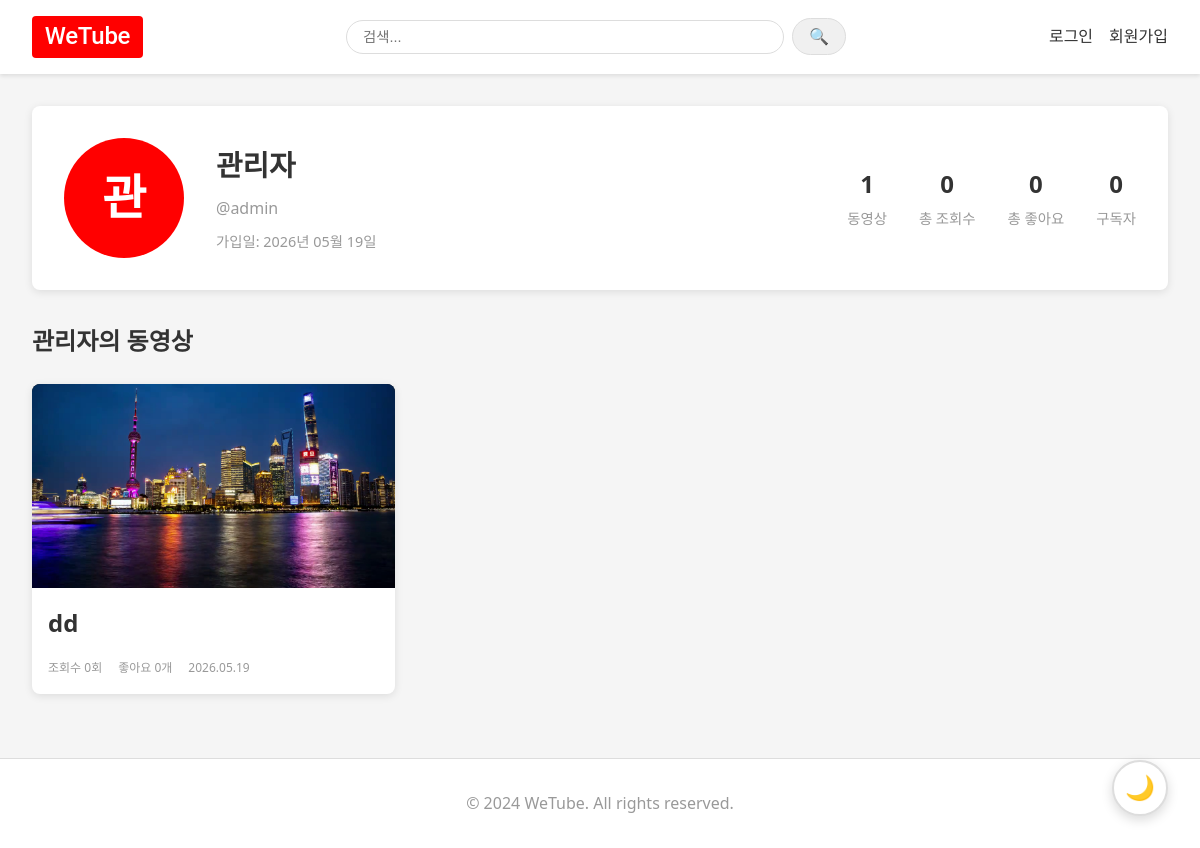
Screenshot of /user/admin with the database file from the repository.
### app/models.py (models this page shows, shortened)
class User(UserMixin, db.Model):
    __tablename__ = 'users'
    id = db.Column(db.Integer, primary_key=True)
    username = db.Column(db.String(80), unique=True, nullable=False, index=True)
    email = db.Column(db.String(120), unique=True, nullable=False, index=True)
    password_hash = db.Column(db.String(255), nullable=False)
    nickname = db.Column(db.String(80), nullable=True)
    profile_image = db.Column(db.String(255), nullable=True)  # 프로필 이미지 경로 또는 Cloudinary URL
    profile_image_public_id = db.Column(db.String(255), nullable=True)  # Cloudinary 프로필 이미지 public_id
    is_admin = db.Column(db.Boolean, default=False, nullable=False)  # 관리자 여부
    created_at = db.Column(db.DateTime, default=datetime.utcnow)
    updated_at = db.Column(db.DateTime, default=datetime.utcnow, onupdate=datetime.utcnow)
    videos = db.relationship('Video', backref='author', lazy='dynamic', cascade='all, delete-orphan')
    comments = db.relationship('Comment', backref='author', lazy='dynamic', cascade='all, delete-orphan')
    liked_videos = db.relationship(
        'Video',
        secondary='video_likes',
        backref=db.backref('liked_by_users', lazy='dynamic'),
        lazy='dynamic'
    )
    subscribed_to = db.relationship(
        'User',
        secondary='subscriptions',
        primaryjoin='User.id==subscriptions.c.subscriber_id',
        secondaryjoin='User.id==subscriptions.c.subscribed_to_id',
        backref=db.backref('subscribers', lazy='dynamic'),
        lazy='dynamic'
    )

class Video(db.Model):
    __tablename__ = 'videos'
    id = db.Column(db.Integer, primary_key=True)
    title = db.Column(db.String(200), nullable=False)
    description = db.Column(db.Text, nullable=True)
    video_path = db.Column(db.String(500), nullable=False)  # 비디오 파일 경로 또는 Cloudinary URL
    thumbnail_path = db.Column(db.String(500), nullable=True)  # 썸네일 이미지 경로 또는 Cloudinary URL
    category = db.Column(db.String(50), nullable=True, index=True)  # 비디오 카테고리
    duration = db.Column(db.Integer, nullable=True)  # 재생 시간 (초)
    views = db.Column(db.Integer, default=0)  # 조회수
    likes = db.Column(db.Integer, default=0)  # 좋아요 수
    user_id = db.Column(db.Integer, db.ForeignKey('users.id'), nullable=False)
    created_at = db.Column(db.DateTime, default=datetime.utcnow, index=True)
    updated_at = db.Column(db.DateTime, default=datetime.utcnow, onupdate=datetime.utcnow)
    video_public_id = db.Column(db.String(255), nullable=True)  # Cloudinary 비디오 public_id
    thumbnail_public_id = db.Column(db.String(255), nullable=True)  # Cloudinary 썸네일 public_id
    def get_thumbnail_url(self):
        if not self.thumbnail_path:
            return None
        if self.thumbnail_path.startswith('http://') or self.thumbnail_path.startswith('https://'):
            return self.thumbnail_path
        from flask import url_for
        return url_for('uploads.serve_thumbnail', filename=self.thumbnail_path)
    comments = db.relationship('Comment', backref='video', lazy='dynamic', cascade='all, delete-orphan')
    tags = db.relationship(
        'Tag',
        secondary='video_tags',
        backref=db.backref('videos', lazy='dynamic'),
        lazy='dynamic'
    )

### app/routes/main.py (the view)
@main_bp.route('/user/<username>')
def user_profile(username):
    user = User.query.filter_by(username=username).first_or_404()
    page = request.args.get('page', 1, type=int)
    videos = Video.query.options(
        joinedload(Video.author)
    ).filter_by(user_id=user.id)\
        .order_by(Video.created_at.desc())\
        .paginate(
            page=page,
            per_page=Config.VIDEOS_PER_PAGE,
            error_out=False
        )
    total_views = db.session.query(func.sum(Video.views))\
        .filter_by(user_id=user.id).scalar() or 0
    total_likes = db.session.query(func.sum(Video.likes))\
        .filter_by(user_id=user.id).scalar() or 0
    video_count = videos.total
    is_subscribed = False
    if current_user.is_authenticated:
        is_subscribed = current_user.is_subscribed_to(user)
    subscriber_count = user.subscribers.count()
    return render_template(
        'main/user_profile.html',
        profile_user=user,
        videos=videos,
        total_views=total_views,
        total_likes=total_likes,
        video_count=video_count,
        is_subscribed=is_subscribed,
        subscriber_count=subscriber_count
    )

### app/templates/main/user_profile.html (shortened to what this page needs)
{% extends "base.html" %}
{% block content %}
<div class="container">
    <div class="profile-header">
        <div class="profile-avatar-section">
            {% if profile_user.profile_image %}
                <img src="{{ profile_user.get_profile_image_url() }}"
                     alt="{{ profile_user.nickname or profile_user.username }}"
                     class="profile-avatar">
            {% else %}
                <div class="profile-avatar-placeholder">
                    {{ (profile_user.nickname or profile_user.username)[0] }}
                </div>
            {% endif %}
        </div>
        <div class="profile-info">
            <h1 class="profile-name">{{ profile_user.nickname or profile_user.username }}</h1>
            <p class="profile-username">@{{ profile_user.username }}</p>
            <p class="profile-joined">가입일: {{ profile_user.created_at.strftime('%Y년 %m월 %d일') }}</p>
        </div>
        <div class="profile-stats">
            <div class="stat-item">
                <div class="stat-value">{{ video_count }}</div>
                <div class="stat-label">동영상</div>
            </div>
            <div class="stat-item">
                <div class="stat-value">{{ "{:,}".format(total_views) }}</div>
                <div class="stat-label">총 조회수</div>
            </div>
            <div class="stat-item">
                <div class="stat-value">{{ "{:,}".format(total_likes) }}</div>
                <div class="stat-label">총 좋아요</div>
            </div>
            <div class="stat-item">
                <div class="stat-value" id="subscriber-count">{{ "{:,}".format(subscriber_count) }}</div>
                <div class="stat-label">구독자</div>
            </div>
        </div>
    </div>
    <div class="profile-videos-section">
        <h2 class="section-title">{{ profile_user.nickname or profile_user.username }}의 동영상</h2>
        {% if videos.items %}
            <div class="video-grid">
                {% for video in videos.items %}
                <div class="video-card">
                    <a href="{{ url_for('main.watch', video_id=video.id) }}" class="video-link">
                        <div class="video-thumbnail">
                            {% if video.thumbnail_path %}
                                <img src="{{ video.get_thumbnail_url() }}"
                                     alt="{{ video.title }}"
                                     onerror="this.style.backgroundColor='#ddd'; this.style.display='flex'; this.style.alignItems='center'; this.style.justifyContent='center'; this.innerHTML='썸네일 없음';">
                            {% else %}
                                <div style="width:100%; height:100%; background:#ddd; display:flex; align-items:center; justify-content:center; color:#999;">썸네일 없음</div>
                            {% endif %}
                        </div>
                        <div class="video-info">
                            <h3 class="video-title">{{ video.title }}</h3>
                            <div class="video-meta">
                                <span class="video-views">조회수 {{ video.views }}회</span>
                                <span class="video-likes">좋아요 {{ video.likes }}개</span>
                                <span class="video-date">{{ video.created_at.strftime('%Y.%m.%d') }}</span>
                            </div>
                        </div>
                    </a>
                </div>
                {% endfor %}
            </div>
        {% else %}
            <div class="empty-state">
                <p>아직 업로드한 동영상이 없습니다.</p>
            </div>
        {% endif %}
    </div>
</div>
{% endblock %}

### app/static/css/style.css (style rules this page uses)
* { margin: 0; padding: 0; box-sizing: border-box; }
:root { --bg-color: #f5f5f5; --text-color: #333; --card-bg: #fff; --border-color: #ddd; --nav-bg: #fff; --nav-shadow: rgba(0, 0, 0, 0.1); --input-bg: #fff; --input-border: #ddd; --link-color: #333; --link-hover: #ff0000; --placeholder-color: #999; --secondary-bg: #f0f0f0; --tertiary-bg: #e0e0e0; --hover-bg: #e0e0e0; --table-header-bg: #f5f5f5; --table-hover-bg: #f9f9f9; }
body { font-family: "Segoe UI", Tahoma, Geneva, Verdana, sans-serif; line-height: 1.6; color: var(--text-color); background-color: var(--bg-color); transition: background-color 0.3s, color 0.3s; }
.container { max-width: 1200px; margin: 2rem auto; padding: 0 2rem; }
.video-grid { display: grid; grid-template-columns: repeat(auto-fill, minmax(280px, 1fr)); gap: 1.5rem; margin-bottom: 2rem; }
.video-card { background: var(--card-bg); border-radius: 8px; overflow: hidden; box-shadow: 0 2px 8px rgba(0, 0, 0, 0.1); transition: transform 0.3s, box-shadow 0.3s, background-color 0.3s; }
.video-link { text-decoration: none; color: inherit; display: block; }
.video-thumbnail { width: 100%; aspect-ratio: 16/9; overflow: hidden; background: #000; }
.video-thumbnail img { width: 100%; height: 100%; object-fit: cover; }
.video-info { padding: 1rem; }
.video-title { font-size: 1rem; font-weight: 600; margin-bottom: 0.5rem; color: var(--text-color); display: -webkit-box; -webkit-line-clamp: 2; -webkit-box-orient: vertical; overflow: hidden; }
.video-meta { display: flex; gap: 1rem; font-size: 0.75rem; color: var(--placeholder-color); }
.video-title { font-size: 1.5rem; margin-bottom: 1rem; }
.section-title { font-size: 1.2rem; font-weight: 600; margin-bottom: 1rem; color: var(--text-color); }
.profile-header { background: var(--card-bg); padding: 2rem; border-radius: 8px; margin-bottom: 2rem; display: flex; gap: 2rem; align-items: center; box-shadow: 0 2px 8px rgba(0, 0, 0, 0.1); transition: background-color 0.3s; }
.profile-avatar-section { flex-shrink: 0; }
.profile-avatar-placeholder { width: 120px; height: 120px; border-radius: 50%; background: #ff0000; color: #fff; display: flex; align-items: center; justify-content: center; font-size: 3rem; font-weight: bold; }
.profile-info { flex: 1; }
.profile-name { font-size: 1.8rem; margin: 0 0 0.5rem 0; color: var(--text-color); }
.profile-username { color: var(--placeholder-color); font-size: 1rem; margin: 0 0 0.5rem 0; }
.profile-joined { color: var(--placeholder-color); font-size: 0.9rem; margin: 0; }
.profile-stats { display: flex; gap: 2rem; }
.stat-item { text-align: center; }
.stat-value { font-size: 1.5rem; font-weight: bold; color: var(--text-color); margin-bottom: 0.25rem; }
.stat-label { font-size: 0.9rem; color: var(--placeholder-color); }
.profile-videos-section { margin-top: 2rem; }
.section-title { font-size: 1.5rem; margin-bottom: 1.5rem; color: var(--text-color); }

### rows the page displays
User: nickname "관", nickname "관리자", username "admin", created_at "2026년 05월 19일"
Video: get_thumbnail_url (picture), title "dd", views "0", likes "0", created_at "2026.05.19"

### other values shown
{{ video_count }} "1"
{{ "{:,}".format(total_views) }} "0"
{{ "{:,}".format(total_likes) }} "0"
{{ "{:,}".format(subscriber_count) }} "0"
